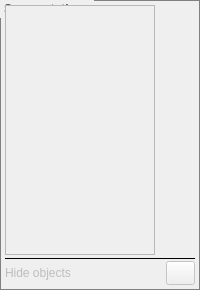
       <widget class="QGroupBox" name="groupBox">
        <property name="sizePolicy">
         <sizepolicy hsizetype="Expanding" vsizetype="Preferred">
          <horstretch>0</horstretch>
          <verstretch>0</verstretch>
         </sizepolicy>
        </property>
        <property name="contextMenuPolicy">
         <enum>Qt::NoContextMenu</enum>
        </property>
        <property name="layoutDirection">
         <enum>Qt::LeftToRight</enum>
        </property>
        <property name="styleSheet">
         <string notr="true"> QGroupBox {
	 font: bold gray;
	color: rgb(84, 84, 84);
     border: 1px solid gray;
/*     border-radius: 5px; */
     margin-top: 2ex; /* leave space at the top for the title */
     padding: 2px
 }

QGroupBox::title {
     font: bold 10px;
     subcontrol-origin: margin;
     subcontrol-position: left top; /* position at the top center */
     padding: 2px;
 }</string>
        </property>
        <property name="title">
         <string>Segmentations</string>
        </property>
        <property name="alignment">
         <set>Qt::AlignCenter</set>
        </property>
        <property name="flat">
         <bool>true</bool>
        </property>
        <layout class="QVBoxLayout" name="verticalLayout_2">
         <property name="spacing">
          <number>2</number>
         </property>
         <property name="margin">
          <number>2</number>
         </property>
         <item>
          <widget class="QListWidget" name="labelselector">
           <property name="enabled">
            <bool>false</bool>
           </property>
           <property name="minimumSize">
            <size>
             <width>150</width>
             <height>250</height>
            </size>
           </property>
           <property name="maximumSize">
            <size>
             <width>150</width>
             <height>16777215</height>
            </size>
           </property>
           <property name="font">
            <font>
             <pointsize>10</pointsize>
            </font>
           </property>
           <property name="toolTip">
            <string>Select current object label to edit</string>
           </property>
           <property name="statusTip">
            <string>Select object label or background to edit</string>
           </property>
           <property name="styleSheet">
            <string notr="true">QListView:item:selected { color: white; background-color: black; }</string>
           </property>
           <property name="editTriggers">
            <set>QAbstractItemView::NoEditTriggers</set>
           </property>
           <property name="selectionBehavior">
            <enum>QAbstractItemView::SelectItems</enum>
           </property>
           <property name="currentRow">
            <number>-1</number>
           </property>
          </widget>
         </item>
         <item>
          <widget class="QLabel" name="label_3">
           <property name="maximumSize">
            <size>
             <width>16777215</width>
             <height>2</height>
            </size>
           </property>
           <property name="frameShape">
            <enum>QFrame::HLine</enum>
           </property>
           <property name="text">
            <string/>
           </property>
          </widget>
         </item>
         <item>
          <layout class="QHBoxLayout" name="horizontalLayout_3">
           <item>
            <widget class="QLabel" name="eyelabel">
             <property name="enabled">
              <bool>false</bool>
             </property>
             <property name="toolTip">
              <string>Hide all segmentations</string>
             </property>
             <property name="statusTip">
              <string>Hide all segmentations</string>
             </property>
             <property name="text">
              <string>Hide objects</string>
             </property>
            </widget>
           </item>
           <item>
            <widget class="QToolButton" name="eyebutton">
             <property name="enabled">
              <bool>false</bool>
             </property>
             <property name="minimumSize">
              <size>
               <width>29</width>
               <height>24</height>
              </size>
             </property>
             <property name="maximumSize">
              <size>
               <width>29</width>
               <height>24</height>
              </size>
             </property>
             <property name="toolTip">
              <string>Hide all segmentations</string>
             </property>
             <property name="statusTip">
              <string>Hide all segmentations</string>
             </property>
             <property name="text">
              <string/>
             </property>
             <property name="icon">
              <iconset resource="editor.qrc">
               <normaloff>:/newPrefix/icons/eyeoff.svg</normaloff>:/newPrefix/icons/eyeoff.svg</iconset>
             </property>
             <property name="iconSize">
              <size>
               <width>16</width>
               <height>16</height>
              </size>
             </property>
            </widget>
           </item>
          </layout>
         </item>
        </layout>
       </widget>
